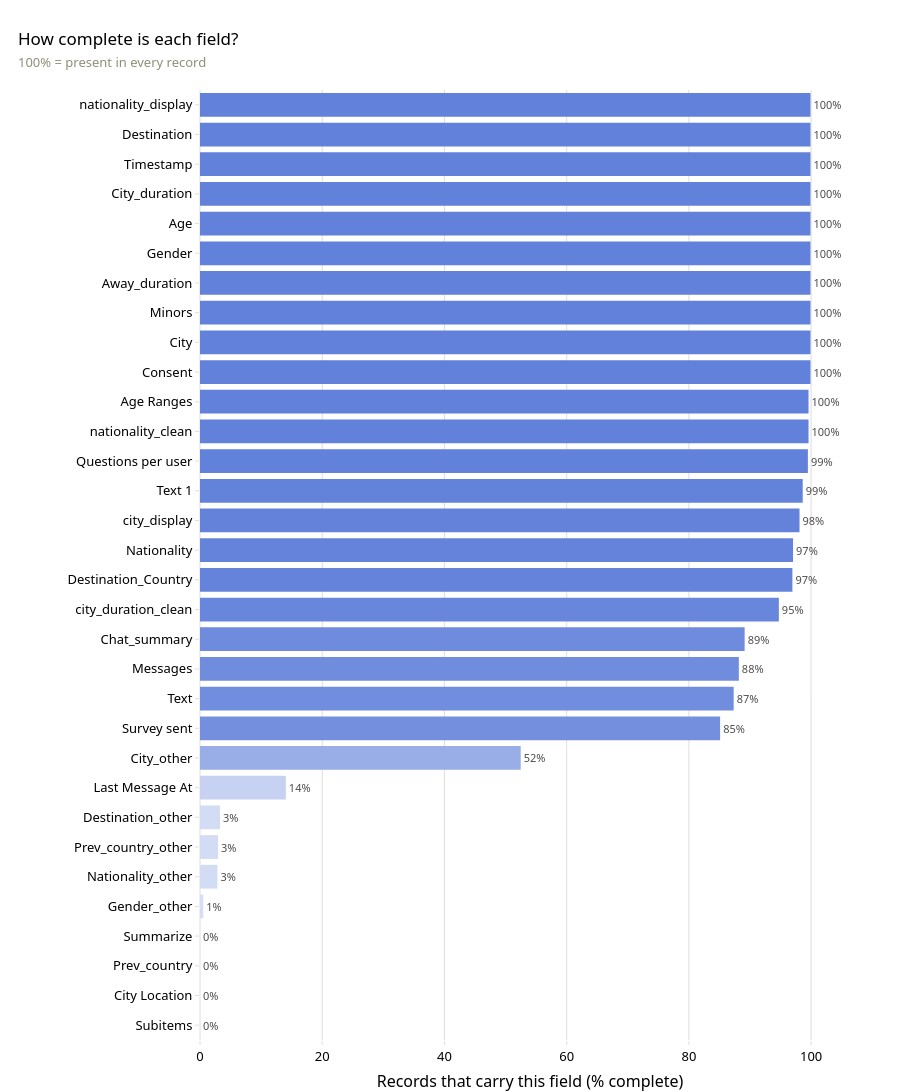

The notebook cell this image was saved under:
### Markdown cell above
### 1.2 Responses — data quality

**What this shows.** How complete each column is. High-missingness fields are
almost all conditional `*_other` free-text columns that only apply when a user
picked "Other" — expected gaps, not data loss (**H1**).

### Code cell
# Field completeness: share of records that DO carry each field (100% = every
# record has it). Only fields that are ever missing are shown -- the rest are
# fully complete. Longer / darker bar = more complete. Sorted least -> most
# complete so the gaps (the fields to worry about) sit at the top.
comp = (1 - df.isnull().mean()) * 100
comp = comp[comp < 100].sort_values()          # only fields with any gaps

fig = go.Figure(go.Bar(
    x=comp.values, y=list(comp.index), orientation="h",
    marker_color=seq_by_value_hex(comp.values),
    text=[f"{v:.0f}%" for v in comp.values], textposition="outside",
    textfont=dict(size=11, color=INK2), cliponaxis=False,
    hovertemplate="%{y}<br>%{x:.0f}% complete<extra></extra>"))
fig.update_layout(
    title="How complete is each field?<br>"
          "<span style='font-size:13px;color:#8E8E78'>100% = present in every record</span>",
    xaxis=dict(title="Records that carry this field (% complete)", range=[0, 108]),
    yaxis=dict(title=""),
    showlegend=False, height=max(320, len(comp) * 40 + 150), margin=dict(l=200, t=90))
fig.show()

### Figure 1 — Plotly figure (JSON) as saved in the notebook; plotly's stock layout.template omitted (floating-point values rounded to 4 significant figures)
{"data": [{"cliponaxis": false, "hovertemplate": "%{y}<br>%{x:.0f}% complete<extra></extra>", "marker": {"color": ["#d6dff5", "#d6dff5", "#d6dff5", "#d6dff5", "#d6def5", "#d3dcf5", "#d3dcf5", "#d3dcf5", "#c7d2f2", "#99ade7", "#748fde", "#718ddd", "#708cdd", "#6f8bdd", "#6886db", "#6583db", "#6583db", "#6482da", "#6382da", "#6281da", "#6281da", "#6281da", "#6281da", "#6281da", "#6281da", "#6281da", "#6281da", "#6281da", "#6281da", "#6281da", "#6281da", "#6281da"]}, "orientation": "h", "text": ["0%", "0%", "0%", "0%", "1%", "3%", "3%", "3%", "14%", "52%", "85%", "87%", "88%", "89%", "95%", "97%", "97%", "98%", "99%", "99%", "100%", "100%", "100%", "100%", "100%", "100%", "100%", "100%", "100%", "100%", "100%", "100%"], "textfont": {"color": "#4d4d4d", "size": 11}, "textposition": "outside", "type": "bar", "x": [0.0, 0.0, 0.0, 0.0, 0.528, 2.851, 2.957, 3.273, 14.04, 52.48, 85.11, 87.33, 88.17, 89.12, 94.72, 96.94, 97.04, 98.1, 98.63, 99.47, 99.58, 99.58, 99.89, 99.89, 99.89, 99.89, 99.89, 99.89, 99.89, 99.89, 99.89, 99.89], "y": ["Subitems", "City Location", "Prev_country", "Summarize", "Gender_other", "Nationality_other", "Prev_country_other", "Destination_other", "Last Message At", "City_other", "Survey sent", "Text", "Messages", "Chat_summary", "city_duration_clean", "Destination_Country", "Nationality", "city_display", "Text 1", "Questions per user", "nationality_clean", "Age Ranges", "Consent", "City", "Minors", "Away_duration", "Gender", "Age", "City_duration", "Timestamp", "Destination", "nationality_display"]}], "layout": {"height": 1430, "margin": {"l": 200, "t": 90}, "showlegend": false, "title": {"text": "How complete is each field?<br><span style='font-size:13px;color:#8E8E78'>100% = present in every record</span>"}, "xaxis": {"range": [0, 108], "title": {"text": "Records that carry this field (% complete)"}}, "yaxis": {"title": {"text": ""}}}}
